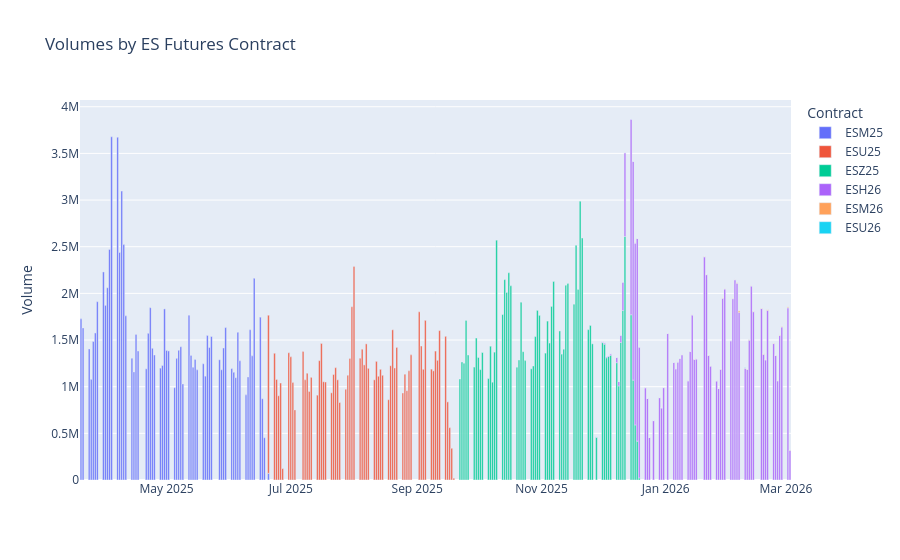

The notebook cell saved with this chart:
### Code cell
# plot volumes as bar charts
df_volumes = pd.concat(volumes, axis=1)

fig = px.bar(df_volumes, y=df_volumes.columns, title='Volumes by ES Futures Contract')
fig.update_layout(xaxis_title=None, yaxis_title="Volume")
fig.update_layout(legend_title_text='Contract')
fig.show()

### Figure 1 — Plotly figure (JSON) as saved in the notebook; plotly's stock layout.template omitted (floating-point values rounded to 4 significant figures; data arrays with more than 128 entries replaced by an {"elided": "..."} marker saying what was removed)
{"data": [{"hovertemplate": "variable=ESM25<br>Time=%{x}<br>value=%{y}<extra></extra>", "legendgroup": "ESM25", "marker": {"color": "#636efa", "pattern": {"shape": ""}}, "name": "ESM25", "orientation": "v", "showlegend": true, "textposition": "auto", "type": "bar", "x": {"elided": "239 str values"}, "xaxis": "x", "y": {"elided": "239 float values"}, "yaxis": "y"}, {"hovertemplate": "variable=ESU25<br>Time=%{x}<br>value=%{y}<extra></extra>", "legendgroup": "ESU25", "marker": {"color": "#EF553B", "pattern": {"shape": ""}}, "name": "ESU25", "orientation": "v", "showlegend": true, "textposition": "auto", "type": "bar", "x": {"elided": "239 str values"}, "xaxis": "x", "y": {"elided": "239 float values"}, "yaxis": "y"}, {"hovertemplate": "variable=ESZ25<br>Time=%{x}<br>value=%{y}<extra></extra>", "legendgroup": "ESZ25", "marker": {"color": "#00cc96", "pattern": {"shape": ""}}, "name": "ESZ25", "orientation": "v", "showlegend": true, "textposition": "auto", "type": "bar", "x": {"elided": "239 str values"}, "xaxis": "x", "y": {"elided": "239 float values"}, "yaxis": "y"}, {"hovertemplate": "variable=ESH26<br>Time=%{x}<br>value=%{y}<extra></extra>", "legendgroup": "ESH26", "marker": {"color": "#ab63fa", "pattern": {"shape": ""}}, "name": "ESH26", "orientation": "v", "showlegend": true, "textposition": "auto", "type": "bar", "x": {"elided": "239 str values"}, "xaxis": "x", "y": {"elided": "239 float values"}, "yaxis": "y"}, {"hovertemplate": "variable=ESM26<br>Time=%{x}<br>value=%{y}<extra></extra>", "legendgroup": "ESM26", "marker": {"color": "#FFA15A", "pattern": {"shape": ""}}, "name": "ESM26", "orientation": "v", "showlegend": true, "textposition": "auto", "type": "bar", "x": {"elided": "239 str values"}, "xaxis": "x", "y": {"elided": "239 float values"}, "yaxis": "y"}, {"hovertemplate": "variable=ESU26<br>Time=%{x}<br>value=%{y}<extra></extra>", "legendgroup": "ESU26", "marker": {"color": "#19d3f3", "pattern": {"shape": ""}}, "name": "ESU26", "orientation": "v", "showlegend": true, "textposition": "auto", "type": "bar", "x": {"elided": "239 str values"}, "xaxis": "x", "y": {"elided": "239 float values"}, "yaxis": "y"}], "layout": {"barmode": "relative", "legend": {"title": {"text": "Contract"}, "tracegroupgap": 0}, "title": {"text": "Volumes by ES Futures Contract"}, "xaxis": {"anchor": "y", "domain": [0, 1], "title": {}}, "yaxis": {"anchor": "x", "domain": [0, 1], "title": {"text": "Volume"}}}}
